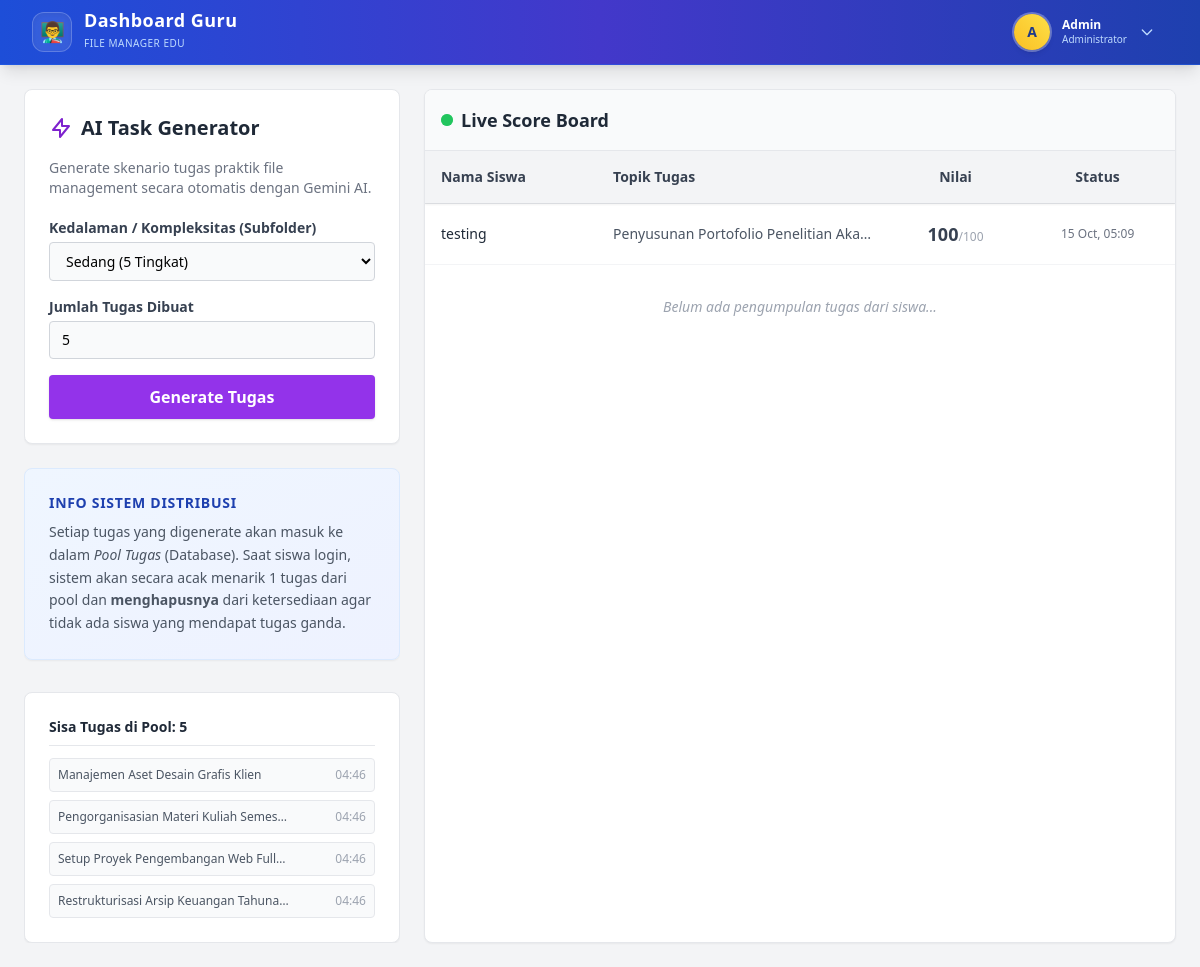
Page /admin (signed in) on the earlier database version.
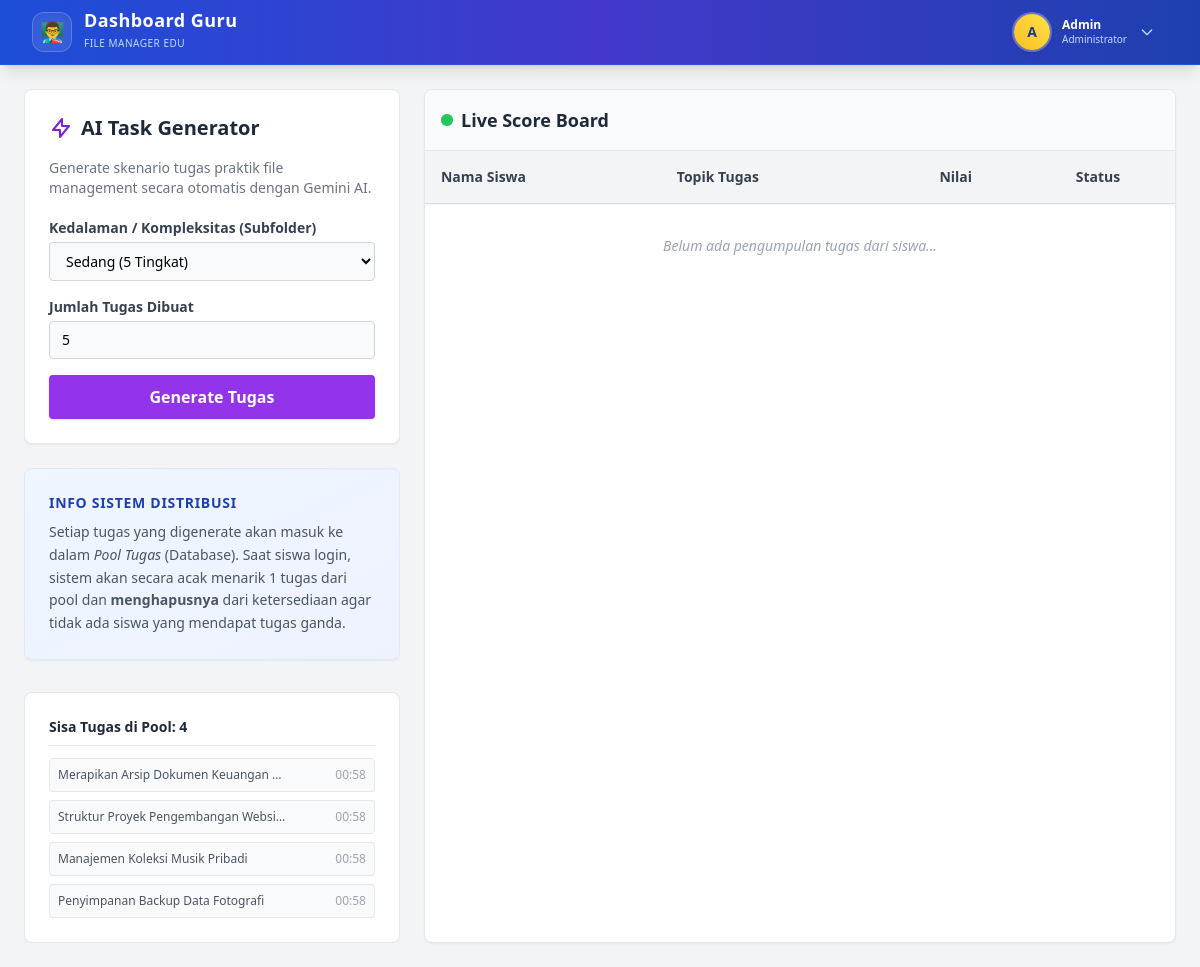
Same page on the later database version.
### app.py (models this page shows)
class Task(db.Model):
    id = db.Column(db.Integer, primary_key=True)
    title = db.Column(db.String(100), nullable=False)
    description = db.Column(db.Text, nullable=False)
    expected_paths = db.Column(db.Text, nullable=False)
    created_at = db.Column(db.DateTime, default=datetime.utcnow) # <--- TAMBAHKAN INI

class Score(db.Model):
    id = db.Column(db.Integer, primary_key=True)
    user_id = db.Column(db.Integer, db.ForeignKey('user.id'), unique=True, nullable=False) # unique=True
    task_title = db.Column(db.String(100), nullable=False)
    score = db.Column(db.Integer, default=0)
    created_at = db.Column(db.DateTime, default=datetime.utcnow)
    user = db.relationship('User', backref=db.backref('score_rel', uselist=False))

class User(db.Model):
    id = db.Column(db.Integer, primary_key=True)
    username = db.Column(db.String(50), unique=True, nullable=False)
    password = db.Column(db.String(50), nullable=False)
    role = db.Column(db.String(10), nullable=False) # 'admin' atau 'client'
    task_title = db.Column(db.String(100), nullable=True)
    task_description = db.Column(db.Text, nullable=True)
    task_paths = db.Column(db.Text, nullable=True)

### app.py (the view)
@app.route('/admin')
def admin_dashboard():
    if session.get('role') != 'admin':
        return redirect(url_for('login'))
    sisa_tugas = Task.query.order_by(Task.created_at.desc()).all()
    history_score = Score.query.order_by(Score.created_at.desc()).all()
    return render_template('admin.html', username=session['username'], tasks=sisa_tugas, scores=history_score)

### templates/admin.html (shortened to what the changed rows need)
<!DOCTYPE html>
<html lang="id">
<head>
    <script src="https://cdn.tailwindcss.com"></script>
</head>
<body class="bg-gray-100 font-sans h-screen flex flex-col">
    <nav class="bg-gradient-to-r from-blue-700 via-indigo-700 to-blue-800 border-b border-blue-600/50 shadow-lg text-white sticky top-0 z-50">
        <div class="max-w-7xl mx-auto px-4 sm:px-6 lg:px-8">
            <div class="flex items-center justify-between h-16">
                <div class="flex items-center gap-8">
                    <a href="/admin" class="flex items-center gap-3 group">
                        <div>
                            <h1 class="font-bold text-lg tracking-wide leading-none text-white">Dashboard Guru</h1>
                        </div>
                    </a>
                </div>
            </div>
        </div>
    </nav>
    <div class="flex-1 p-6 flex gap-6 overflow-hidden">
        <div class="w-1/3 flex flex-col gap-6 overflow-y-auto">
            <div class="bg-white p-6 rounded-lg shadow-sm border border-gray-200">
                <div class="flex items-center gap-2 mb-4 text-purple-700">
                    <h2 class="text-xl font-bold text-gray-800">AI Task Generator</h2>
                </div>
            </div>
            <div class="bg-white p-6 rounded-lg shadow-sm border border-gray-200 mt-2">
                <h3 class="text-sm font-bold text-gray-800 mb-3 border-b pb-2">Sisa Tugas di Pool: {{ tasks|length }}</h3>
                <ul class="text-xs text-gray-600 max-h-40 overflow-y-auto space-y-2">
                    {% for t in tasks %}
                    <li class="flex justify-between items-center bg-gray-50 p-2 rounded border">
                        <span class="truncate w-3/4">{{ t.title }}</span>
                        <span class="text-gray-400">{{ t.created_at.strftime('%H:%M') }}</span>
                    </li>
                    {% endfor %}
                </ul>
            </div>
        </div>
        <div class="w-2/3 bg-white rounded-lg shadow-sm border border-gray-200 flex flex-col overflow-hidden">
            <div class="p-4 border-b bg-gray-50 flex justify-between items-center">
                <h2 class="text-lg font-bold text-gray-800 flex items-center gap-2">
                    <span class="relative flex h-3 w-3">
                        <span class="relative inline-flex rounded-full h-3 w-3 bg-green-500"></span>
                    </span>
                    Live Score Board
                </h2>
            </div>
            <div class="flex-1 overflow-y-auto p-0">
                <table class="w-full text-left border-collapse text-sm">
                    <thead class="sticky top-0 bg-gray-100 shadow-sm z-10">
                        <tr>
                            <th class="p-4 font-semibold text-gray-700 border-b">Nama Siswa</th>
                            <th class="p-4 font-semibold text-gray-700 border-b">Topik Tugas</th>
                            <th class="p-4 font-semibold text-gray-700 border-b text-center">Nilai</th>
                            <th class="p-4 font-semibold text-gray-700 border-b text-center">Status</th>
                        </tr>
                    </thead>
                    <tbody id="score-table" class="divide-y divide-gray-100">
                        {% for s in scores %}
                        <tr class="hover:bg-gray-50 transition-colors bg-white">
                            <td class="p-4 font-medium text-gray-800">{{ s.user.username }}</td>
                            <td class="p-4 text-gray-600 truncate max-w-[200px]" title="{{ s.task_title }}">{{ s.task_title }}</td>
                            <td class="p-4 text-center"><span class="text-lg font-bold text-gray-700">{{ s.score }}</span><span class="text-gray-400 text-xs">/100</span></td>
                            <td class="p-4 text-center text-xs text-gray-500">{{ s.created_at.strftime('%d %b, %H:%M') }}</td>
                        </tr>
                        {% endfor %}
                    </tbody>
                </table>
            </div>
        </div>
    </div>
</body>
</html>

Differences in the rows shown:
removed Task: title "Manajemen Aset Desain Grafis Klien", created_at "04:46"
removed Task: title "Pengorganisasian Materi Kuliah Semes…", created_at "04:46"
removed Task: title "Setup Proyek Pengembangan Web Full…", created_at "04:46"
removed Task: title "Restrukturisasi Arsip Keuangan Tahuna…", created_at "04:46"
removed Score: user.username "testing", task_title "Penyusunan Portofolio Penelitian Aka…", score "100", created_at "15 Oct, 05:09"
now on this page (row edited): Task: title "Merapikan Arsip Dokumen Keuangan…", created_at "00:58"
added Task: title "Struktur Proyek Pengembangan Websi…", created_at "00:58"
added Task: title "Manajemen Koleksi Musik Pribadi", created_at "00:58"
added Task: title "Penyimpanan Backup Data Fotografi", created_at "00:58"
Other differences:
{{ tasks|length }}: "5" → "4"
